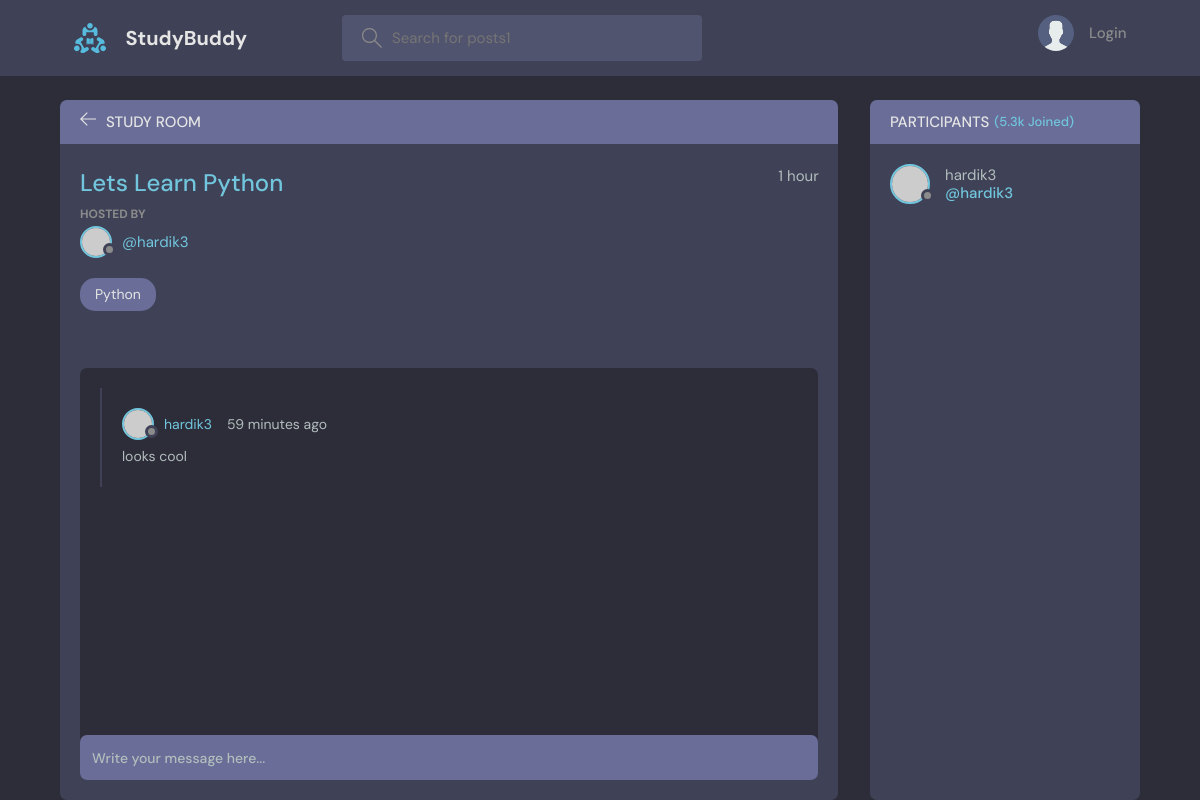
/room/1, run on the app's committed database.
### base/models.py (models this page shows, shortened)
class Room(models.Model):
    host = models.ForeignKey(User, null=True, on_delete=models.SET_NULL)
    name = models.CharField(max_length=200)
    description = models.TextField(null=True, blank=True)
    participants = models.ManyToManyField(User,related_name='participants', blank=True)
    updated = models.DateTimeField(auto_now=True)
    created = models.DateTimeField(auto_now_add=True)
    topic = models.ForeignKey(Topic, null=True, on_delete=models.SET_NULL)
    class Meta:
        ordering = ['-updated', '-created']

class User(AbstractUser):
    name=models.CharField(max_length=200,null=True)
    email=models.EmailField(unique=True,null=True)
    bio=models.TextField(null=True)
    avatar=models.ImageField(null=True,default="avatar.svg")
    USERNAME_FIELD='email'
    REQUIRED_FIELDS=[]

class Topic(models.Model):
    name = models.CharField(max_length=200)
    def __str__(self):
        return self.name

class Message(models.Model):
    user = models.ForeignKey(User, on_delete=models.CASCADE)
    room = models.ForeignKey(Room, on_delete=models.CASCADE)
    body = models.TextField()
    updated = models.DateTimeField(auto_now=True)
    created = models.DateTimeField(auto_now_add=True)
    class Meta:
        ordering = ['-updated', '-created']

### base/views.py (the view, shortened to what this page needs)
# urls.py: path('room/<str:pk>', views.room,name="room"),   #when the user goes to the home page, the home function is called
def room(request, pk):
    room = Room.objects.get(id=pk)
    room_message = room.message_set.all()
    participants = room.participants.all()
    context = {'room': room, 'room_messages': room_message,
               'participants': participants}
    return render(request, 'base/room.html', context)

### base/templates/base/room.html (shortened to what this page needs)
{% extends 'main.html' %} {% block content %}
<main class="profile-page layout layout--2">
  <div class="container">
    <div class="room">
      <div class="room__top">
        <div class="room__topLeft">
          <a href="{% url 'home' %}">
            <svg
              version="1.1"
              xmlns="http://www.w3.org/2000/svg"
              width="32"
              height="32"
              viewBox="0 0 32 32"
            >
              <title>arrow-left</title>
              <path
                d="M13.723 2.286l-13.723 13.714 13.719 13.714 1.616-1.611-10.96-10.96h27.625v-2.286h-27.625l10.965-10.965-1.616-1.607z"
              ></path>
            </svg>
          </a>
          <h3>Study Room</h3>
        </div>
      </div>
      <div class="room__box scroll">
        <div class="room__header scroll">
          <div class="room__info">
            <h3>{{room.name}}</h3>
            <span>{{room.created|timesince}}</span>
          </div>
          <div class="room__hosted">
            <p>Hosted By</p>
            <a href="{% url 'user-profile' room.host.id %}" class="room__author">
              <div class="avatar avatar--small">
                <img src="https://randomuser.me/api/portraits/men/37.jpg" />
              </div>
              <span>@{{room.host.username}}</span>
            </a>
          </div>
          <span class="room__topics">{{room.topic}}</span>
        </div>
        <div class="room__conversation">
          <div class="threads scroll">
            {% for message in room_messages %}
            <div class="thread">
              <div class="thread__top">
                <div class="thread__author">
                  <a href="{% url 'user-profile' message.user.id %}" class="thread__authorInfo">
                    <div class="avatar avatar--small">
                      <img
                        src="https://randomuser.me/api/portraits/men/37.jpg"
                      />
                    </div>
                    <span>{{message.user.username}}</span>
                  </a>
                  <span class="thread__date">{{message.created|timesince}} ago</span>
                </div>
              </div>
              <div class="thread__details">
                {{message.body}}
              </div>
            </div>
            {% endfor %}
          </div>
        </div>
      </div>
      <div class="room__message">
        <form action="#" method="POST">{% csrf_token %}
          <input name="body" placeholder="Write your message here..." />
        </form>
      </div>
    </div>
    <div class="participants">
      <h3 class="participants__top">Participants <span>(5.3k Joined)</span></h3>
      <div class="participants__list scroll">
        {% for user in participants %}
        <a href="{% url 'user-profile' user.id %}" class="participant">
          <div class="avatar avatar--medium">
            <img src="https://randomuser.me/api/portraits/men/37.jpg" />
          </div>
          <p>
            {{user.username}}
            <span>@{{user.username}}</span>
          </p>
        </a>
        {% endfor %}
      </div>
    </div>
  </div>
</main>
{% endblock content %}

### data on the page
Room: name "Lets Learn Python", created "1 hour", host.username "hardik3", topic "Python"
Message: user.username "hardik3", created "59 minutes", body "looks cool"
User: username "hardik3"
